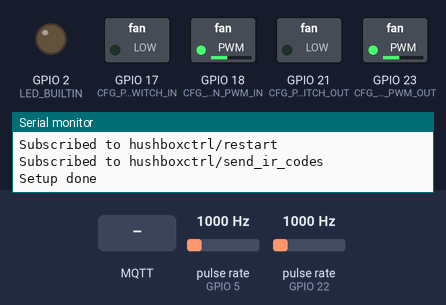
Bench run of a program on a simulated ESP32. On the bench: switched loads named in the program (green lamp = pin HIGH), output pins drawn as LEDs (lit = HIGH), the last lines printed to the serial monitor. Wiring (inferred from the names in the program): 2 × pulse sensor: data GPIO 5 / data GPIO 22. The inputs (shaded band) are chosen by the test bench; at power-on: pulse rate (sensors on GPIO 5, GPIO 22) 1000 Hz. WiFi joins after 1.5 s; servers stay silent unless stated; no MQTT or app messages arrive unless stated.

Above: at 4.2 s.
4.3 s: MQTT message "on" arrives on the second subscribed topic
At 4.8 s:
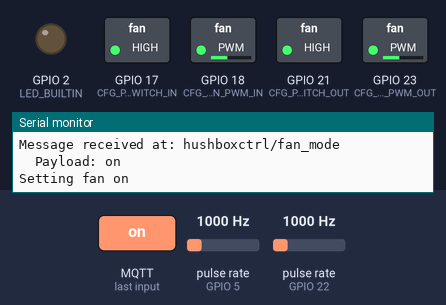
5.8 s: MQTT message "on" arrives on the third subscribed topic
At 7.0 s:
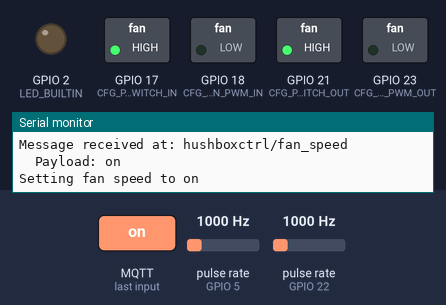
7.3 s: MQTT message "off" arrives on the second subscribed topic
At 8.3 s:
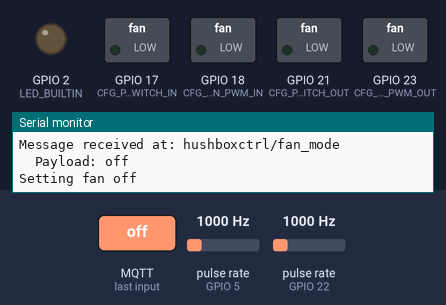
Timing chart, 0 to 11.5 s (numbered marks = the images above; inputs shaded):
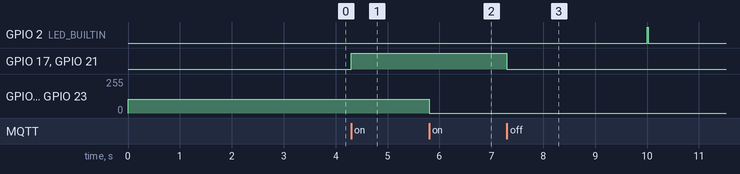

Measured:
- after the input at 4.3 s, GPIO 17 (CFG_PIN_FAN_SWITCH_IN), GPIO 21 (CFG_PIN_FAN_SWITCH_OUT): LOW → HIGH at once
- after the input at 5.8 s, GPIO 18 (CFG_PIN_FAN_PWM_IN), GPIO 23 (CFG_PIN_FAN_PWM_OUT): 102/255 → 0/255 at once
- after the input at 7.3 s, GPIO 17 (CFG_PIN_FAN_SWITCH_IN), GPIO 21 (CFG_PIN_FAN_SWITCH_OUT): HIGH → LOW at once

The program:

main.cpp
```cpp
#include <Arduino.h>

#include "config.h"
#include "ota.h"
#include "./WiFiCnx/WiFiCnx.h"
#include "./MqttCtrl/MqttCtrl.h"
#include "ir-io.h"
#include "linear-fan-speed.h"
#include "rpm-reader.h"
#include "temperatures-reader.h"

WiFiCnx *wiFiCnx;
MqttCtrl *mqtt;
lfs_t lfs_in, lfs_out;

void set_movie_mode(String payload)
{
    Serial.println("Setting movie mode " + payload);

    if (strcmp(payload.c_str(), "on") == 0)
    {
        IR::turnReceiverOn();
        IR::turnProjectorOn();
    }
    else if (strcmp(payload.c_str(), "off") == 0)
    {
        IR::turnProjectorOff();
        delay(500);
        IR::turnReceiverOff();
    }
}

void set_fan_mode(String payload)
{
    Serial.println("Setting fan " + payload);

    if (strcmp(payload.c_str(), "on") == 0)
    {
        digitalWrite(CFG_PIN_FAN_SWITCH_IN, HIGH);
        digitalWrite(CFG_PIN_FAN_SWITCH_OUT, HIGH);
    }
    else if (strcmp(payload.c_str(), "off") == 0)
    {
        digitalWrite(CFG_PIN_FAN_SWITCH_IN, LOW);
        digitalWrite(CFG_PIN_FAN_SWITCH_OUT, LOW);
    }
}

void set_fan_speed(String payload)
{
    float speed = ::atof(payload.c_str());
    Serial.println("Setting fan speed to " + payload);

    setSpeedByTemperature(lfs_in, speed);
    setSpeedByTemperature(lfs_out, speed);
}

// payload is: "(i|o) [<IR_CODE>, ...]"
// example: "i 0x5EA1B847 0x5EA1D827"
void send_ir_codes(String payload)
{
    Serial.println("Sending IR codes: " + payload);

    bool use_ir_out = true;
    if (payload.charAt(0) == 'i')
    {
        use_ir_out = false;
    }

    Serial.printf("  Using '%s' IR port.\n", use_ir_out ? "out" : "in");

    const char* delim = " ";
    char* token = strtok(&payload[2], delim);

    do
    {
        uint64_t code = strtoull(token, NULL, 16);
        Serial.printf("  Token: %llu\n", code);
        if (use_ir_out)
        {
            IR::send_ir_out(code);
        }
        else
        {
            IR::send_ir_in(code);
        }
    }
    while ((token = strtok(NULL, delim)));
}

void restart(String payload)
{
    esp_restart();
}

void setup()
{
    Serial.begin(115200);

    setupIR(CFG_PIN_IR_RECEIVE, CFG_PIN_IR_SEND_IN, CFG_PIN_IR_SEND_OUT);
    // setupTemperaturesReader(CFG_PIN_TEMP);
    pinMode(CFG_PIN_FAN_SWITCH_IN, OUTPUT);
    pinMode(CFG_PIN_FAN_SWITCH_OUT, OUTPUT);
    pinMode(LED_BUILTIN, OUTPUT);
    setupRPMReader(CFG_PIN_FAN_RPM_IN, CFG_PIN_FAN_RPM_OUT);
    digitalWrite(CFG_PIN_FAN_SWITCH_IN, LOW);
    digitalWrite(CFG_PIN_FAN_SWITCH_OUT, LOW);

    lfs_in.pin = CFG_PIN_FAN_PWM_IN;
    lfs_in.min_temp = 20;
    lfs_in.max_temp = 30;
    lfs_out.pin = CFG_PIN_FAN_PWM_OUT;
    lfs_out.min_temp = 20;
    lfs_out.max_temp = 30;

    setupLinearFanSpeed(lfs_in);
    setupLinearFanSpeed(lfs_out);
    setSpeedByTemperature(lfs_in, 24);
    setSpeedByTemperature(lfs_out, 24);

    wiFiCnx = new WiFiCnx(CFG_HOSTNAME, CFG_WIFI_SSID, CFG_WIFI_PWD);
    wiFiCnx->connect();
    delay(500);
    setupOTA(CFG_HOSTNAME);

    mqtt = new MqttCtrl(*(wiFiCnx->client), CFG_MQTT_SERVER, CFG_HOSTNAME);
    mqtt->connect();
    delay(1000);
    mqtt->subscribe("hushboxctrl/movie_mode", set_movie_mode);
    mqtt->subscribe("hushboxctrl/fan_mode", set_fan_mode);
    mqtt->subscribe("hushboxctrl/fan_speed", set_fan_speed);
    mqtt->subscribe("hushboxctrl/restart", restart);
    mqtt->subscribe("hushboxctrl/send_ir_codes", send_ir_codes);

    Serial.println("Setup done");
}

unsigned long _prev_monitor_millis;
void loop()
{
    wiFiCnx->loop();
    ArduinoOTA.handle();
    mqtt->loop();

    decodeIR();
    // auto temps = readTemperatures();
    auto rpms = readRPMValues();

    // if (millis() > 15000 && millis() < 16000)
    //     setSpeedByTemperature(lfs_in, 25);
    // if (millis() > 40000 && millis() < 41000)
    //     setSpeedByTemperature(lfs_in, 20);
    // if (millis() > 60000 && millis() < 61000)
    //     digitalWrite(CFG_PIN_FAN_SWITCH_IN, LOW);
    //     digitalWrite(CFG_PIN_FAN_SWITCH_OUT, LOW);

    if (millis() - _prev_monitor_millis > 10000)
    {
        _prev_monitor_millis = millis();
        Serial.print(millis());

        // Serial.print(" | Temp in=");
        // Serial.print(temps.in);
        // Serial.print("C  out=");
        // Serial.print(temps.out);
        // Serial.print("C");

        Serial.print(" | Fan speed in=");
        Serial.print(rpms.in);
        Serial.print("RPM  out=");
        Serial.print(rpms.out);
        Serial.println("RPM");

        digitalWrite(LED_BUILTIN, HIGH);
        delay(20);
        digitalWrite(LED_BUILTIN, LOW);
    }
    yield();
}
```

MqttCtrl.cpp
```cpp
#include <Arduino.h>
#include <functional>
#include <WiFi.h>
#include <PubSubClient.h>

#include "./MqttCtrl/MqttCtrl.h"

using namespace std::placeholders; // for `_1` in std:bind

MqttCtrl::MqttCtrl(Client &netClient, String mqttServer, String clientId)
{
    this->_netClient = &netClient;
    this->_clientId = clientId;
    this->_server = mqttServer;

    Serial.println("Configuring MQTT client:");
    Serial.println("  server = " + this->_server);
    Serial.println("  client_id = " + clientId);

    this->_pubSubClient = new PubSubClient(netClient);
    this->_pubSubClient->setServer(this->_server.c_str(), 1883);
    this->_pubSubClient->setCallback(std::bind(&MqttCtrl::receivedCallback, this, _1, _2, _3));
}

void MqttCtrl::connect()
{
    this->_reconnect();
}

void MqttCtrl::_reconnect()
{
    if (this->_pubSubClient->connected())
    {
        return;
    }

    if (millis() > 5000 && millis() - this->_lastConnect < 10000)
    {
        return;
    }
    this->_lastConnect = millis();

    this->_pubSubClient = new PubSubClient(*this->_netClient);
    this->_pubSubClient->setServer(this->_server.c_str(), 1883);
    this->_pubSubClient->setCallback(std::bind(&MqttCtrl::receivedCallback, this, _1, _2, _3));

    const char *clientId = this->_clientId.c_str();
    Serial.print("Connecting to MQTT broker: ");
    Serial.print(this->_server);
    Serial.println("...");
    if (this->_pubSubClient->connect(clientId))
    {
        Serial.println("Connected to MQTT broker.");
        return;
    }
    else
    {
        Serial.print("Connect to MQTT broker failed, status code = ");
        Serial.print(this->_pubSubClient->state());
        Serial.println(". Try again in next loop.");
        delay(1000);
    }
}

void MqttCtrl::loop()
{
    if (!this->_pubSubClient->connected())
    {
        this->_reconnect();
        if (!this->_pubSubClient->connected())
        {
            delay(500);
            return;
        }

        this->_resubscribe();
    }

    this->_pubSubClient->loop();
}

void MqttCtrl::subscribe(String topic, TOPIC_RCV_CALLBACK_SIGNATURE cb)
{
    if (!this->_pubSubClient->connected())
    {
        return;
    }

    // check if already subscribed to topic with a callback
    if (_subscriptions.find(topic) == _subscriptions.end())
    {
        this->_pubSubClient->subscribe(topic.c_str());
        Serial.print("Subscribed to ");
        Serial.println(topic.c_str());
    }

    _subscriptions.insert({ topic, cb });
}

void MqttCtrl::_resubscribe()
{
    Serial.println("Resubscribing to MQTT topics.");

    for (const auto &sub : _subscriptions) {
        auto topic = sub.first;
        this->_pubSubClient->subscribe(topic.c_str());
    }
}

void MqttCtrl::receivedCallback(char *topic, byte *payload, unsigned int length)
{
    Serial.print("Message received at: ");
    Serial.println(topic);

    Serial.print("  Payload: ");
    for (int i = 0; i < length; i++)
    {
        Serial.print((char)payload[i]);
    }

    Serial.println();

    if (_subscriptions.find(topic) != _subscriptions.end())
    {
        auto cb = _subscriptions[topic];
        char payload_s[length+1];
        strlcpy(payload_s, (char*)payload, length+1);
        cb(payload_s);
    }
    else {
        Serial.println("  No subscription found for this topic.");
    }
}
```

MqttCtrl.h
```cpp
#include <map>
#include "Client.h"
#include <PubSubClient.h>

#define TOPIC_RCV_CALLBACK_SIGNATURE std::function<void(String)>

class MqttCtrl {
private:
    Client* _netClient;
    PubSubClient* _pubSubClient;
    String _server, _clientId;
    std::map<String, TOPIC_RCV_CALLBACK_SIGNATURE> _subscriptions;
    void _reconnect();
    unsigned long _lastConnect;
    void _resubscribe();
    void receivedCallback(char* topic, byte* payload, unsigned int length);

public:
    MqttCtrl(Client& netClient, String mqttServer, String clientId);
    void connect();
    void loop();
    void subscribe(String topic, TOPIC_RCV_CALLBACK_SIGNATURE cb);
};
```

WiFiCnx.cpp
```cpp
#include <WiFi.h>
#include "./WiFiCnx/WiFiCnx.h"

WiFiClient wifiClient;

WiFiCnx::WiFiCnx(String hostname, String ssid, String password)
{
    this->client = new WiFiClient();
    this->_hostname = hostname;
    this->_ssid = ssid;
    this->_password = password;
}

void WiFiCnx::connect()
{
    Serial.print("Connecting to: ");
    Serial.println(this->_ssid);

    WiFi.setHostname(this->_hostname.c_str());
    WiFi.begin(this->_ssid.c_str(), this->_password.c_str());

    int wait_ms = 500;
    int max_wait_ms = 20*1000; // in ms

    for (int i = 0; i < max_wait_ms; i = i+wait_ms)
    {
        if (WiFi.status() != WL_CONNECTED)
        {
            delay(wait_ms);
            Serial.print(".");
            continue;
        }
        break;
    }

    if (WiFi.status() != WL_CONNECTED) {
        Serial.println("");
        Serial.println("Unable to connect to WiFi. Resetting in 3s.");
        delay(3000);
        esp_restart();
    }

    Serial.println("");
    Serial.println("WiFi connected");
    Serial.print("IP address: ");
    Serial.println(WiFi.localIP());
}

void WiFiCnx::loop()
{
    if (WiFi.status() != WL_CONNECTED)
    {
        Serial.println("WiFi not connected?");
    }
}
```

WiFiCnx.h
```cpp
#include <WiFi.h>

class WiFiCnx {
private:
    String _hostname;
    String _ssid;
    String _password;

public:
    WiFiClient* client;

    WiFiCnx(String hostname, String ssid, String password);
    void connect();
    void loop();
};
```

ir-io.cpp
```cpp
#include <Arduino.h>
#include <IRrecv.h>
#include <IRremoteESP8266.h>
#include <IRutils.h>
#include <IRsend.h>

#include "ir-io.h"

IRrecv* ir_recv;
IRsend* ir_send_out;
IRsend* ir_send_in;
decode_results results;

void setupIR(uint16_t rcv_pin, uint16_t send_in_pin, uint16_t send_out_pin)
{
    ir_recv = new IRrecv(rcv_pin);
    ir_send_out = new IRsend(send_out_pin);
    ir_send_in = new IRsend(send_in_pin);

    ir_recv->enableIRIn();
    ir_send_in->begin();
    ir_send_out->begin();
}

uint64_t decodeIR()
{
    if (!ir_recv->decode(&results))
        return 0;

    Serial.println(resultToHumanReadableBasic(&results));
    ir_recv->resume();

    return results.value;
}

namespace IR
{
    void send_ir_in(uint64_t code)
    {
        ir_send_in->sendNEC(code);
    }

    void send_ir_out(uint64_t code)
    {
        ir_send_out->sendNEC(code);
    }

    void turnReceiverOn()
    {
        ir_send_out->sendNEC(IR_YAMAHA_ON);
        delay(1000);
        ir_send_out->sendNEC(IR_YAMAHA_D_TV);
    }

    void turnReceiverOff()
    {
        ir_send_out->sendNEC(IR_YAMAHA_OFF);
        ir_send_out->sendNEC(IR_YAMAHA_REPEAT);
        ir_send_out->sendNEC(IR_YAMAHA_REPEAT);
    }

    void turnProjectorOn()
    {
        ir_send_in->sendNEC(IR_BENQ_ON);
    }

    void turnProjectorOff()
    {
        ir_send_in->sendNEC(IR_BENQ_OFF);
        delay(1000);
        ir_send_in->sendNEC(IR_BENQ_OFF);
    }
}
```

ir-io.h
```cpp
#ifndef IR_IO_H
#define IR_IO_H

#include <stdint.h>

#define IR_YAMAHA_ON 0x5EA1B847
#define IR_YAMAHA_OFF 0x5EA17887
#define IR_YAMAHA_UP 0x5EA158A7
#define IR_YAMAHA_DOWN 0x5EA1D827
#define IR_YAMAHA_DVD 0x5EA1837C
#define IR_YAMAHA_D_TV 0x5EA12AD5
#define IR_YAMAHA_REPEAT 0xFFFFFFFFFFFFFFFF

#define IR_BENQ_ON 0xCF20D
#define IR_BENQ_OFF 0xC728D
#define IR_BENQ_BACK 0xCA15E
#define IR_BENQ_MENU 0xCF00F

void setupIR(uint16_t rcv_pin, uint16_t send_in_pin, uint16_t send_out_pin);
uint64_t decodeIR(void);

namespace IR
{
    void send_ir_in(uint64_t code);
    void send_ir_out(uint64_t code);
    void turnReceiverOn();
    void turnProjectorOn();
    void turnReceiverOff();
    void turnProjectorOff();
}

#endif
```

linear-fan-speed.cpp
```cpp
#include <Arduino.h>
#include "linear-fan-speed.h"

void setupLinearFanSpeed(lfs_t lfc)
{
    pinMode(lfc.pin, OUTPUT);
    analogWriteFrequency(8000);
    analogWrite(lfc.pin, 255);
}

void setSpeedByTemperature(lfs_t lfc, float temp)
{
    float tempFactor = (temp - lfc.min_temp) / lfc.range();
    auto duty = max(0, min(255, (int)(tempFactor * 256)));
    analogWrite(lfc.pin, duty);
}
```

linear-fan-speed.h
```cpp
#ifndef LINEAR_FAN_SPEED_H
#define LINEAR_FAN_SPEED_H

#include <stdint.h>

typedef struct lfs
{
    uint8_t pin;
    float min_temp, max_temp;
    float range()
    {
        return max_temp - min_temp;
    }
} lfs_t;

void setupLinearFanSpeed(lfs_t lfc);
void setSpeedByTemperature(lfs_t lfc, float temp);

#endif
```

ota.cpp
```cpp
#include "ota.h"

void setupOTA(const char* hostname) {
  ArduinoOTA.setHostname(hostname);
  ArduinoOTA
    .onStart([]() {
      String type;
      if (ArduinoOTA.getCommand() == U_FLASH)
        type = "sketch";
      else // U_SPIFFS
        type = "filesystem";

      // NOTE: if updating SPIFFS this would be the place to unmount SPIFFS using SPIFFS.end()
      Serial.println("Start updating " + type);
    })
    .onEnd([]() {
      Serial.println("\nEnd");
    })
    .onProgress([](unsigned int progress, unsigned int total) {
      Serial.printf("Progress: %u%%\r", (progress / (total / 100)));
    })
    .onError([](ota_error_t error) {
      Serial.printf("Error[%u]: ", error);
      if (error == OTA_AUTH_ERROR) Serial.println("Auth Failed");
      else if (error == OTA_BEGIN_ERROR) Serial.println("Begin Failed");
      else if (error == OTA_CONNECT_ERROR) Serial.println("Connect Failed");
      else if (error == OTA_RECEIVE_ERROR) Serial.println("Receive Failed");
      else if (error == OTA_END_ERROR) Serial.println("End Failed");
    });

  ArduinoOTA.begin();
}
```

ota.h
```cpp
#ifndef OTA_H
#define OTA_H

#include <ArduinoOTA.h>

void setupOTA(const char* hostname);

#endif
```

rpm-reader.cpp
```cpp
#include <Arduino.h>
#include <functional>

#include "rpm-reader.h"

unsigned long rpm_in_cnt, rpm_out_cnt;
unsigned long _last_millis;

void ICACHE_RAM_ATTR _rpm_in_handler() { rpm_in_cnt++; }
void ICACHE_RAM_ATTR _rpm_out_handler() { rpm_out_cnt++; }

void setupRPMReader(uint8_t rpm_in_pin, uint8_t rpm_out_pin)
{
    pinMode(rpm_in_pin, INPUT);
    pinMode(rpm_out_pin, INPUT);
    attachInterrupt(digitalPinToInterrupt(rpm_in_pin), _rpm_in_handler, FALLING);
    attachInterrupt(digitalPinToInterrupt(rpm_out_pin), _rpm_out_handler, FALLING);
}

rpm_values_t _recent_rpm_values;
rpm_values_t readRPMValues()
{
    auto millis_diff = millis() - _last_millis;
    if (millis_diff > 2000)
    {
        _recent_rpm_values.in = 1000 * 60 * rpm_in_cnt / millis_diff / 2;
        _recent_rpm_values.out = 1000 * 60 * rpm_out_cnt / millis_diff / 2;

        _last_millis = millis();
        rpm_in_cnt = 0;
        rpm_out_cnt = 0;
    }

    return _recent_rpm_values;
}
```

rpm-reader.h
```cpp
#ifndef RPM_READER_H
#define RPM_READER_H

#include <stdint.h>

typedef struct rpm_values
{
    uint16_t in;
    uint16_t out;
} rpm_values_t;

void setupRPMReader(uint8_t rpm_in_pin, uint8_t rpm_out_pin);
rpm_values_t readRPMValues();

#endif
```

temperatures-reader.cpp
```cpp
#define REQUIRESALARMS false
#include <DallasTemperature.h>

#include "temperatures-reader.h"

OneWire *oneWire;
DallasTemperature *sensors;
DeviceAddress in_sensor, out_sensor;

void setupTemperaturesReader(uint8_t pin)
{
    oneWire = new OneWire(pin);
    sensors = new DallasTemperature(oneWire);
    sensors->begin();

    Serial.print("Found ");
    Serial.print(sensors->getDeviceCount(), DEC);
    Serial.print(" devices on pin ");
    Serial.print(pin);
    Serial.println(".");

    // search for devices on the bus and assign based on an index.
    if (!sensors->getAddress(in_sensor, 0))
        Serial.println("Unable to find address for Device 0");
    if (!sensors->getAddress(out_sensor, 1))
        Serial.println("Unable to find address for Device 1");
}

temperature_values_t _recent_temp_values;
temperature_values_t readTemperatures()
{
    sensors->requestTemperatures();
    _recent_temp_values.in = sensors->getTempC(in_sensor);
    _recent_temp_values.out = sensors->getTempC(out_sensor);
    return _recent_temp_values;
}
```

temperatures-reader.h
```cpp
#ifndef TEMPERATURES_READER_H
#define TEMPERATURES_READER_H

#include <array>

typedef struct temperature_values
{
    float in;
    float out;
} temperature_values_t;

void setupTemperaturesReader(uint8_t pin);
temperature_values_t readTemperatures();

#endif
```

config.h
```cpp
#ifndef CONFIG_H
#define CONFIG_H

#define CFG_HOSTNAME "hbfc"
#define CFG_WIFI_SSID "XXX"
#define CFG_WIFI_PWD "XXX"
#define CFG_MQTT_SERVER "XXX"

#define CFG_PIN_TEMP 19
#define CFG_PIN_FAN_SWITCH_IN 17
#define CFG_PIN_FAN_SWITCH_OUT 21
#define CFG_PIN_FAN_RPM_IN 5
#define CFG_PIN_FAN_RPM_OUT 22
#define CFG_PIN_FAN_PWM_IN 18
#define CFG_PIN_FAN_PWM_OUT 23
#define CFG_PIN_IR_RECEIVE 4
#define CFG_PIN_IR_SEND_OUT 15
#define CFG_PIN_IR_SEND_IN 2

#endif
```
